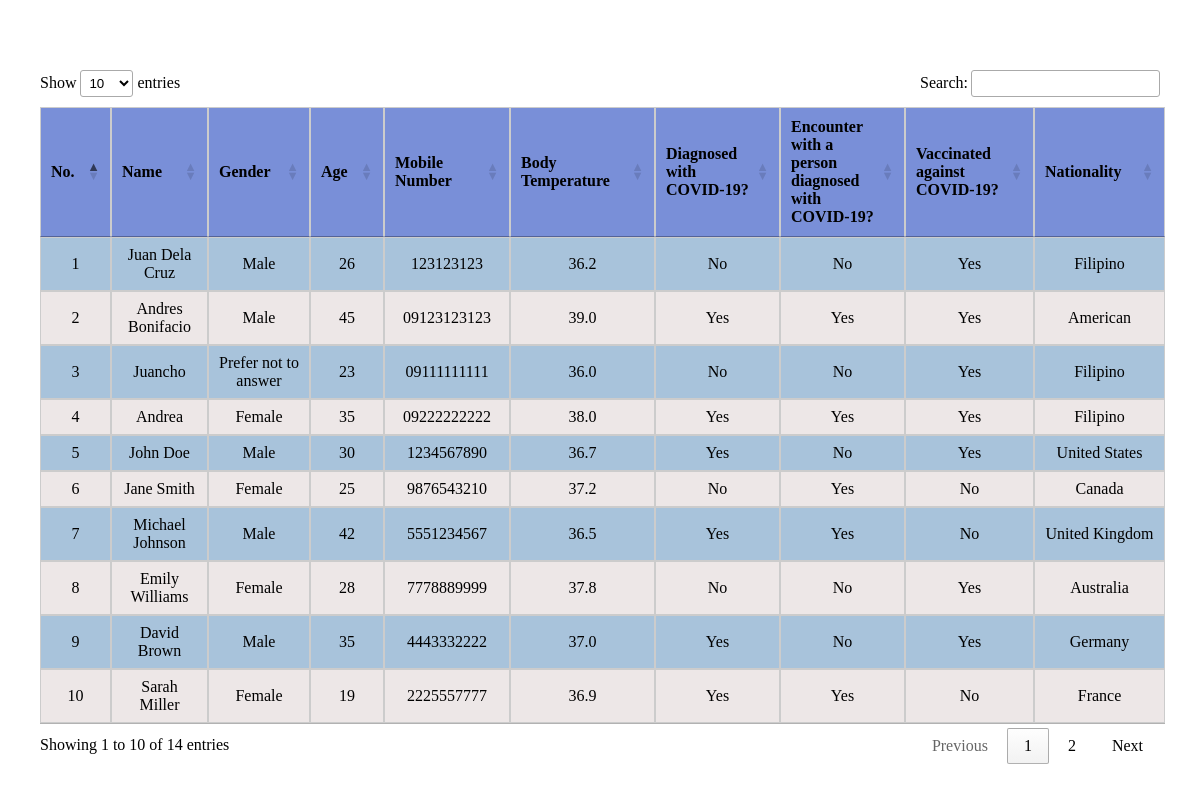
Screenshot of /php/survey_response.php with the database file from the repository.
### tables this page shows
CREATE TABLE IF NOT EXISTS `questions` (
  `id` int NOT NULL AUTO_INCREMENT,
  `question` text NOT NULL,
  `frm_option` text NOT NULL,
  `type` varchar(50) NOT NULL,
  `order_by` int NOT NULL,
  `survey_id` int NOT NULL,
  `date_created` datetime NOT NULL DEFAULT CURRENT_TIMESTAMP,
  `default_value` text NOT NULL,
  `status` enum('active','archived') NOT NULL DEFAULT 'active',
  PRIMARY KEY (`id`)
);

CREATE TABLE IF NOT EXISTS `users` (
  `id` int NOT NULL AUTO_INCREMENT,
  `firstname` varchar(200) NOT NULL,
  `lastname` varchar(200) NOT NULL,
  `middlename` varchar(200) NOT NULL,
  `contact` varchar(100) NOT NULL,
  `address` text NOT NULL,
  `email` varchar(200) NOT NULL,
  `password` text NOT NULL,
  `type` tinyint(1) NOT NULL DEFAULT '2' COMMENT '1=Admin, 2=User',
  `date_created` datetime NOT NULL DEFAULT CURRENT_TIMESTAMP,
  `status` enum('active','archived') NOT NULL DEFAULT 'active',
  PRIMARY KEY (`id`)
);

CREATE TABLE IF NOT EXISTS `answers` (
  `id` int NOT NULL AUTO_INCREMENT,
  `survey_id` int NOT NULL,
  `user_id` int NOT NULL,
  `answer` text NOT NULL,
  `question_id` int NOT NULL,
  `date_created` datetime NOT NULL DEFAULT CURRENT_TIMESTAMP,
  `status` enum('active','archived') NOT NULL DEFAULT 'active',
  PRIMARY KEY (`id`)
);

### php/controller.php (called while the page is built, shortened)
<?php
function connectDatabase() {
    $db_host = "localhost";
    $db_name = "survey_database";
    $db_user = "root";
    $db_password = "";
    $connection = mysqli_connect($db_host, $db_user, $db_password, $db_name);
    return $connection;
}
function sanitize($connection, $data) {
    return mysqli_real_escape_string($connection, trim($data));
}
function getSurveyQuestions()
{
    $connection = connectDatabase();
    $query = "SELECT * FROM questions WHERE status = 'active' ORDER BY order_by";
    $result = mysqli_query($connection, $query);
    $questions = [];
    while ($row = mysqli_fetch_assoc($result)) {
        $questions[] = $row;
    }
    return $questions;
}
function getUsers() {
    $connection = connectDatabase();
    $query = "SELECT * FROM users";
    $result = mysqli_query($connection, $query);
    $data = [];
    while ($row = mysqli_fetch_assoc($result)) {
        $data[] = $row;
    }
    return $data;
}
function getSurveyResponseByQuestionAndUser($question_id, $user_id) {
    $connection = connectDatabase();
    $question_id = sanitize($connection, $question_id);
    $user_id = sanitize($connection, $user_id);
    $query = "SELECT answer FROM answers WHERE question_id = $question_id AND user_id = $user_id";
    $result = mysqli_query($connection, $query);
    $row = mysqli_fetch_assoc($result);
    $answer = $row['answer'] ?? '';
    return $answer;
}
?>

### php/survey_response.php (the view, shortened to what this page needs)
<!DOCTYPE html>
<html>
<head>
    <link rel="stylesheet" type="text/css" href="https://cdn.datatables.net/1.11.4/css/jquery.dataTables.min.css">
    <link rel="stylesheet" type="text/css" href="../css/dashboard_styles.css">
</head>
<body>
    <?php
    require_once 'controller.php';
    function displaySurveyResponses()
    {
        $questions = getSurveyQuestions();
        $users = getUsers();
        echo "<table id='survey-table' class='survey-table'>";
        echo "<thead><tr><th>No.</th>";
        foreach ($questions as $question) {
            $shortQuestion = ($question['question'] === 'Diagnosed with COVID-19') ? 'Diagnosed?' : $question['question'];
            echo "<th>" . htmlspecialchars($shortQuestion) . "</th>";
        }
        echo "</tr></thead><tbody>";
        $rowNumber = 1;
        foreach ($users as $user) {
            $user_id = $user['id'];
            $rowData = [];
            foreach ($questions as $question) {
                $question_id = $question['id'];
                $answer = getSurveyResponseByQuestionAndUser($question_id, $user_id);
                $rowData[] = $answer;
            }
            if (array_filter($rowData)) {
                echo "<tr>";
                echo "<td>" . $rowNumber . "</td>";
                foreach ($rowData as $answer) {
                    echo "<td>" . htmlspecialchars($answer) . "</td>";
                }
                echo "</tr>";
                $rowNumber++;
            }
        }
        echo "</tbody></table>";
    }
    ?>
    <div style="margin-top: 20px;">
        <?php displaySurveyResponses(); ?>
    </div>
</body>
</html>

### css/dashboard_styles.css (style rules this page uses)
body { padding-top: 40px; margin: 0 40px; }
.survey-table { width: 90%; border-collapse: collapse; margin-top: 20px; margin-left: 0; }
.survey-table th, .survey-table td { padding: 12px; text-align: center; border: 1px solid #ccc; font-size: 16px; }
.survey-table th { background-color: #798fd8; font-weight: bold; }
.survey-table tr:nth-child(odd) { background-color: #a8c3db; }
.survey-table tr:nth-child(even) { background-color: #ede7e7; }

### rows the page displays
questions: question "Name"
questions: question "Gender"
questions: question "Age"
questions: question "Mobile Number"
questions: question "Body Temperature"
questions: question "Diagnosed with COVID-19?"
questions: question "Encounter with a person diagnosed with COVID-19?"
questions: question "Vaccinated against COVID-19?"
questions: question "Nationality"
users: answer "Juan Dela Cruz", answer "Male", answer "26", answer "123123123", answer "36.2", answer "No", answer "Yes", answer "Filipino"
users: answer "Andres Bonifacio", answer "Male", answer "45", answer "09123123123", answer "39.0", answer "American"
answers: answer "Yes"
users: answer "Juancho", answer "Prefer not to answer", answer "23", answer "09111111111", answer "36.0", answer "No", answer "Yes", answer "Filipino"
users: answer "Andrea", answer "Female", answer "35", answer "09222222222", answer "38.0", answer "Filipino"
users: answer "John Doe", answer "Male", answer "30", answer "1234567890", answer "36.7", answer "Yes", answer "No", answer "United States"
users: answer "Jane Smith", answer "Female", answer "25", answer "9876543210", answer "37.2", answer "No", answer "Yes", answer "Canada"
users: answer "Michael Johnson", answer "Male", answer "42", answer "5551234567", answer "36.5", answer "Yes", answer "No", answer "United Kingdom"
users: answer "Emily Williams", answer "Female", answer "28", answer "7778889999", answer "37.8", answer "No", answer "Yes", answer "Australia"
users: answer "David Brown", answer "Male", answer "35", answer "4443332222", answer "37.0", answer "Yes", answer "No", answer "Germany"
users: answer "Sarah Miller", answer "Female", answer "19", answer "2225557777", answer "36.9", answer "Yes", answer "No", answer "France"
